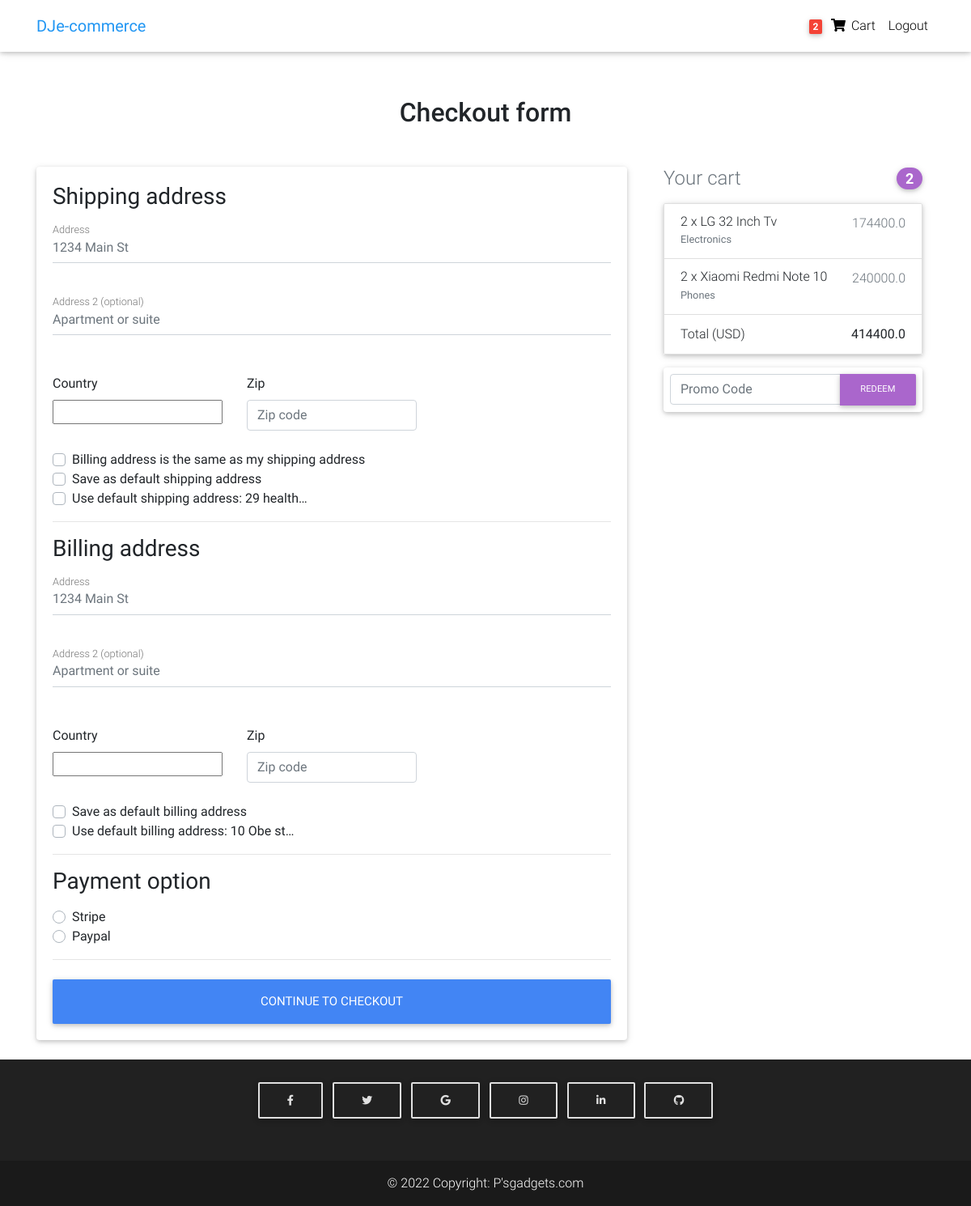
/checkout/ (signed in), run on an earlier commit of the app's database.
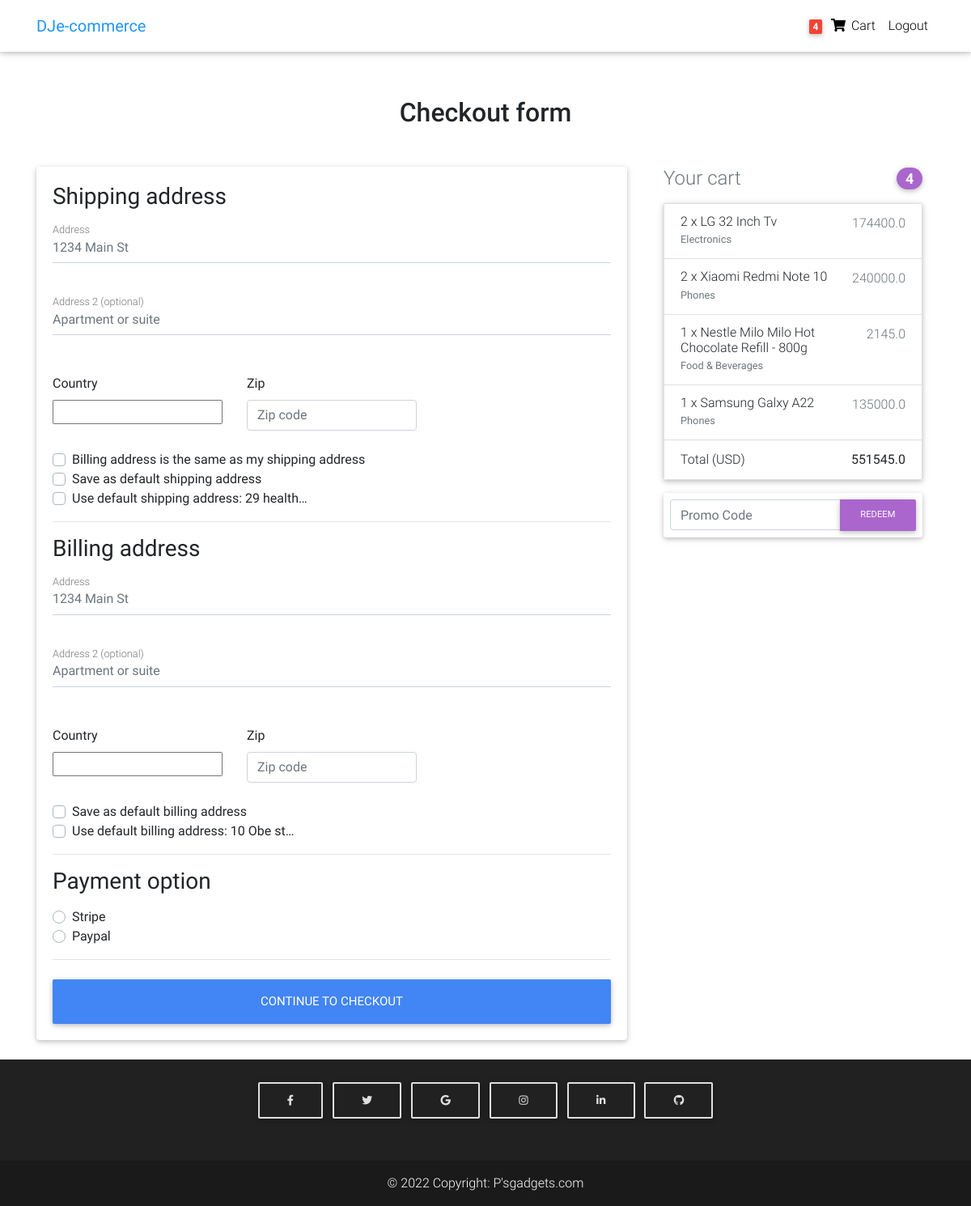
And on a later commit of the database.
### store/models.py (models this page shows, shortened)
class Order(models.Model):
    user = models.ForeignKey(settings.AUTH_USER_MODEL, on_delete=models.CASCADE)
    ref_code = models.CharField(max_length=20, blank=True, null=True)
    items = models.ManyToManyField(OrderItem)
    strat_date = models.DateTimeField(auto_now_add=True)
    ordered_date = models.DateTimeField()
    ordered = models.BooleanField(default=False)
    billing_address = models.ForeignKey('Address', related_name="billing_address", on_delete=models.SET_NULL, blank=True, null=True)
    shipping_address = models.ForeignKey('Address', related_name="shipping_address", on_delete=models.SET_NULL, blank=True, null=True)
    payment = models.ForeignKey('Payment', on_delete=models.SET_NULL, blank=True, null=True)
    coupon = models.ForeignKey("Coupon", on_delete=models.SET_NULL, blank=True, null=True)
    being_delivered = models.BooleanField(default=False)
    received = models.BooleanField(default=False)
    refund_requested = models.BooleanField(default=False)
    refund_granted = models.BooleanField(default=False)
    def get_total(self):
        total = 0
        for order_item in self.items.all():
            total += order_item.get_final_price()
        if self.coupon:
            total -= self.coupon.amount
        return total

class OrderItem(models.Model):
    user = models.ForeignKey(settings.AUTH_USER_MODEL, on_delete=models.CASCADE)
    ordered = models.BooleanField(default=False)
    item = models.ForeignKey(Product, on_delete=models.CASCADE)
    quantity = models.IntegerField(default=1)
    def get_total_item_price(self):
        return self.quantity * self.item.price
    def get_total_discount_item_price(self):
        return self.quantity * self.item.discount_price
    def get_final_price(self):
        if self.item.discount_price:
            return self.get_total_discount_item_price()
        return self.get_total_item_price()

class Product(models.Model):
    title = models.CharField(max_length=100)
    brand = models.CharField(max_length=100)
    model = models.CharField(max_length=250, blank=True, null=True)
    features = models.TextField(blank=True, null=True)
    stock = models.IntegerField(default=100)
    released_on = models.CharField(max_length=100)
    dimensions = models.CharField(max_length=100)
    price = models.FloatField()
    discount_price = models.FloatField(blank=True, null=True)
    category = models.CharField(choices=CATEGORY_CHOICES, max_length=3)
    label =  models.CharField(choices=LABEL_CHOICES, max_length=1)
    slug = models.SlugField()
    description = models.TextField()
    image = models.ImageField(upload_to="product_images")
    type = models.CharField(choices=TYPE_CHOICES, max_length=2)

### store/views.py (the view, shortened to what this page needs)
# urls.py: path("checkout/", CheckoutView.as_view(), name="checkout"),
class CheckoutView(View):
    def get(self, *args, **kwargs):
        try:
            order = Order.objects.get(user=self.request.user, ordered=False)
            form = CheckoutForm()
            context = {
            'form': form,
            'couponform': CouponForm(),
            'order': order,
            'DISPLAY_COUPON_FORM': True,
            }
            shipping_address_qs = Address.objects.filter(
                user=self.request.user,
                address_type="S",
                default=True
            )
            if shipping_address_qs.exists():
                context.update({'default_shipping_address': shipping_address_qs[0]})
            billing_address_qs = Address.objects.filter(
                user=self.request.user,
                address_type="B",
                default=True
            )
            if billing_address_qs.exists():
                context.update({'default_billing_address': billing_address_qs[0]})
            return render(self.request, "store/checkout_3.html", context)
        except ObjectDoesNotExist:
            messages.info(self.request, 'You do not have an active order')
            return redirect("checkout")

### store/forms.py
class CheckoutForm(forms.Form):
    shipping_address = forms.CharField(required=False)
    shipping_address2 = forms.CharField(required=False)
    shipping_country = CountryField(blank_label='(select country)').formfield(
        required=False,
        widget=CountrySelectWidget(attrs={
        'class': 'custom-select d-block w-100'
    }))
    shipping_zip = forms.CharField(required=False)
    billing_address = forms.CharField(required=False)
    billing_address2 = forms.CharField(required=False)
    billing_country = CountryField(blank_label='(select country)').formfield(
        required=False,
        widget=CountrySelectWidget(attrs={'class': 'custom-select d-block w-100',
        }))
    billing_zip = forms.BooleanField(required=False)
    same_billing_address = forms.BooleanField(required=False)
    set_default_shipping = forms.BooleanField(required=False)
    use_default_shipping = forms.BooleanField(required=False)
    set_default_billing = forms.BooleanField(required=False)
    use_default_billing = forms.BooleanField(required=False)
    payment_option = forms.ChoiceField(widget=forms.RadioSelect, choices=PAYMENT_CHOICES)

### store/templates/store/checkout_3.html (shortened to what the changed rows need)
{% extends "store/check_base.html" %}
{% load crispy_forms_tags %}
{% block content %}
  <main >
    <div class="container wow fadeIn">
      <h2 class="my-5 h2 text-center">Checkout form</h2>
      <div class="row">
        <div class="col-md-8 mb-4">
          <div class="card">
            <form method="POST" class="card-body">
              <div class="d-block my-3">
                {% for value, name in form.fields.payment_option.choices %}
                <div class="custom-control custom-radio">
                  <label class="custom-control-label" for="{{ name }}">{{ name }}</label>
                </div>
                {% endfor %}
              </div>
            </form>
          </div>
        </div>
        <div class="col-md-4 mb-4">
          {% include "store/snippets.html" %}
        </div>
      </div>
    </div>
  </main>
{% endblock content %}

### store/templates/store/check_navbar.html (shortened to what this page needs)
{% load cart_template_tags %}
<nav class="navbar fixed-top navbar-expand-lg navbar-light white scrolling-navbar">
    <div class="container">
      <a class="navbar-brand waves-effect" href="/">
        <strong class="blue-text">DJe-commerce</strong>
      </a>
      <div class="collapse navbar-collapse" id="navbarSupportedContent">
        <ul class="navbar-nav nav-flex-icons">
          {% if request.user.is_authenticated %}
          <li class="nav-item">
            <a href="{% url 'order-summary' %}" class="nav-link waves-effect">
              <span class="badge red z-depth-1 mr-1"> {{ request.user|cart_item_count }} </span>
              <i class="fas fa-shopping-cart"></i>
              <span class="clearfix d-none d-sm-inline-block"> Cart </span>
            </a>
          </li>
          <li class="nav-item">
            <a class="nav-link waves-effect" href="{% url 'account_logout' %}">
              <span class="clearfix d-none d-sm-inline-block"> Logout </span>
            </a>
          </li>
          {% endif %}
        </ul>
      </div>
    </div>
  </nav>

### store/templates/store/snippets.html (shortened to what this page needs)
<div class="col-md-12 mb-4">
    <h4 class="d-flex justify-content-between align-items-center mb-3">
      <span class="text-muted">Your cart</span>
      <span class="badge badge-secondary badge-pill">{{ order.items.count }}</span>
    </h4>
    <ul class="list-group mb-3 z-depth-1">
      {% for order_item in order.items.all %}
      <li class="list-group-item d-flex justify-content-between lh-condensed">
        <div>
          <h6 class="my-0">{{ order_item.quantity}} x {{ order_item.item.title }}</h6>
          <small class="text-muted">{{ order_item.item.get_category_display }}</small>
        </div>
        <span class="text-muted">{{ order_item.get_final_price}}</span>
      </li>
      {% endfor %}
      <li class="list-group-item d-flex justify-content-between">
        <span>Total (USD)</span>
        <strong>{{ order.get_total }}</strong>
      </li>
    </ul>
    {% if DISPLAY_COUPON_FORM %}
    <form class="card p-2" action="{% url 'add-coupon' %}" method="post">
        <div class="input-group">
        {{ couponform.code }}
        <div class="input-group-append">
            <button class="btn btn-secondary btn-md waves-effect m-0" type="submit">Redeem</button>
        </div>
        </div>
    </form>
    {% endif %}
  </div>

What changed in the data, as far as the page shows it:
computed for Order: items.count "2" → "4"; get_total "414400.0" → "551545.0"
added OrderItem: quantity "1", item "Nestle Milo Milo Hot Chocolate Refill - 800g", item.category "Food & Beverages", get_final_price "2145.0"
added OrderItem: quantity "1", item "Samsung Galxy A22", item.category "Phones", get_final_price "135000.0"
Also different on the page:
{{ request.user|cart_item_count }}: "2" → "4"
